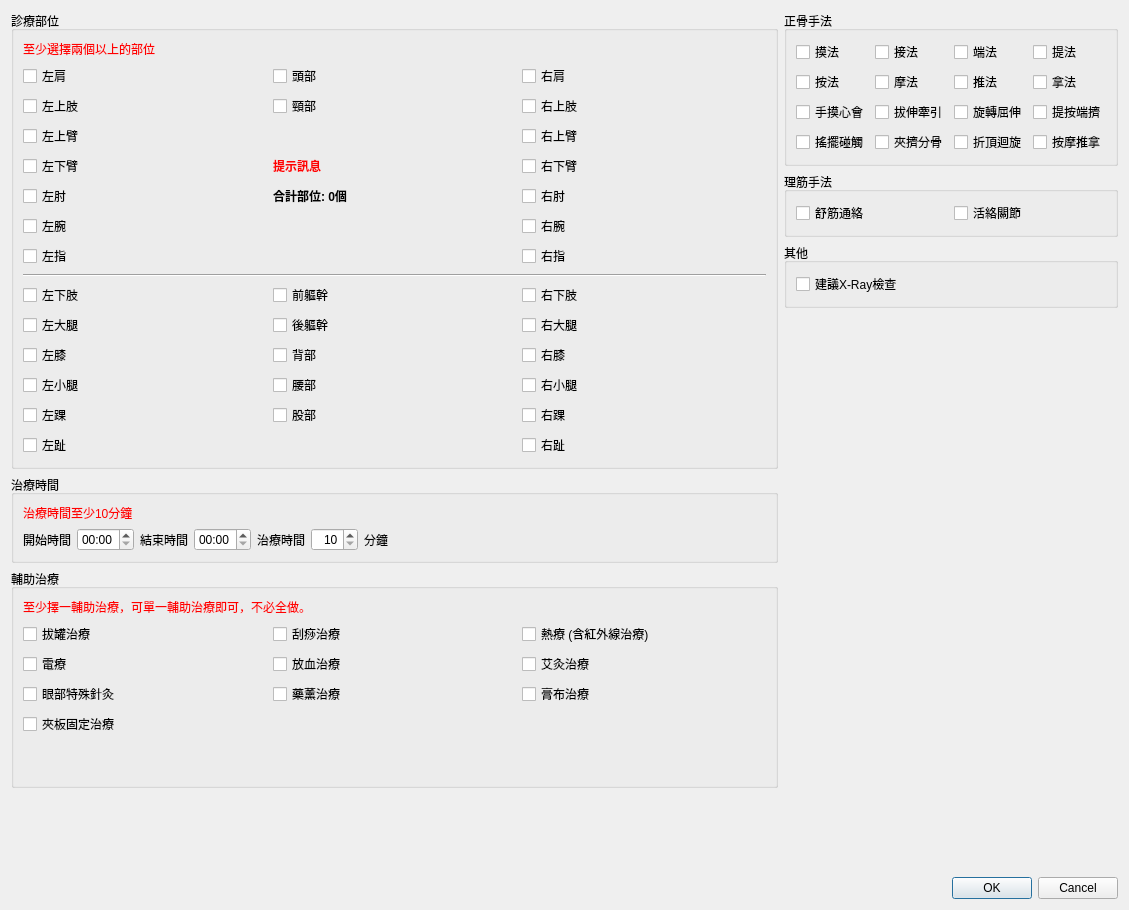
<?xml version="1.0" encoding="UTF-8"?>
<ui version="4.0">
 <class>Dialog_complicated_massage</class>
 <widget class="QDialog" name="Dialog_complicated_massage">
  <property name="windowModality">
   <enum>Qt::NonModal</enum>
  </property>
  <property name="geometry">
   <rect>
    <x>0</x>
    <y>0</y>
    <width>1129</width>
    <height>910</height>
   </rect>
  </property>
  <property name="sizePolicy">
   <sizepolicy hsizetype="Preferred" vsizetype="Preferred">
    <horstretch>0</horstretch>
    <verstretch>0</verstretch>
   </sizepolicy>
  </property>
  <property name="windowTitle">
   <string>複雜性傷科治療</string>
  </property>
  <layout class="QVBoxLayout" name="verticalLayout">
   <item>
    <layout class="QHBoxLayout" name="horizontalLayout">
     <item>
      <layout class="QVBoxLayout" name="verticalLayout_2">
       <item>
        <widget class="QGroupBox" name="groupBox_9">
         <property name="title">
          <string>診療部位</string>
         </property>
         <property name="flat">
          <bool>true</bool>
         </property>
         <layout class="QGridLayout" name="gridLayout_5">
          <item row="4" column="1">
           <widget class="QCheckBox" name="checkBox_c2">
            <property name="text">
             <string>頸部</string>
            </property>
           </widget>
          </item>
          <item row="11" column="0" colspan="3">
           <widget class="Line" name="line">
            <property name="orientation">
             <enum>Qt::Horizontal</enum>
            </property>
           </widget>
          </item>
          <item row="17" column="0">
           <widget class="QCheckBox" name="checkBox_lb5">
            <property name="text">
             <string>左踝</string>
            </property>
           </widget>
          </item>
          <item row="7" column="0">
           <widget class="QCheckBox" name="checkBox_lu5">
            <property name="text">
             <string>左肘</string>
            </property>
           </widget>
          </item>
          <item row="4" column="2">
           <widget class="QCheckBox" name="checkBox_ru2">
            <property name="text">
             <string>右上肢</string>
            </property>
           </widget>
          </item>
          <item row="16" column="2">
           <widget class="QCheckBox" name="checkBox_rb4">
            <property name="text">
             <string>右小腿</string>
            </property>
           </widget>
          </item>
          <item row="17" column="2">
           <widget class="QCheckBox" name="checkBox_rb5">
            <property name="text">
             <string>右踝</string>
            </property>
           </widget>
          </item>
          <item row="4" column="0">
           <widget class="QCheckBox" name="checkBox_lu2">
            <property name="text">
             <string>左上肢</string>
            </property>
           </widget>
          </item>
          <item row="5" column="0">
           <widget class="QCheckBox" name="checkBox_lu3">
            <property name="text">
             <string>左上臂</string>
            </property>
           </widget>
          </item>
          <item row="7" column="2">
           <widget class="QCheckBox" name="checkBox_ru5">
            <property name="text">
             <string>右肘</string>
            </property>
           </widget>
          </item>
          <item row="16" column="0">
           <widget class="QCheckBox" name="checkBox_lb4">
            <property name="text">
             <string>左小腿</string>
            </property>
           </widget>
          </item>
          <item row="10" column="2">
           <widget class="QCheckBox" name="checkBox_ru7">
            <property name="text">
             <string>右指</string>
            </property>
           </widget>
          </item>
          <item row="10" column="0">
           <widget class="QCheckBox" name="checkBox_lu7">
            <property name="text">
             <string>左指</string>
            </property>
           </widget>
          </item>
          <item row="12" column="0">
           <widget class="QCheckBox" name="checkBox_lb1">
            <property name="text">
             <string>左下肢</string>
            </property>
           </widget>
          </item>
          <item row="9" column="0">
           <widget class="QCheckBox" name="checkBox_lu6">
            <property name="text">
             <string>左腕</string>
            </property>
           </widget>
          </item>
          <item row="5" column="2">
           <widget class="QCheckBox" name="checkBox_ru3">
            <property name="text">
             <string>右上臂</string>
            </property>
           </widget>
          </item>
          <item row="14" column="0">
           <widget class="QCheckBox" name="checkBox_lb2">
            <property name="text">
             <string>左大腿</string>
            </property>
           </widget>
          </item>
          <item row="9" column="2">
           <widget class="QCheckBox" name="checkBox_ru6">
            <property name="text">
             <string>右腕</string>
            </property>
           </widget>
          </item>
          <item row="14" column="2">
           <widget class="QCheckBox" name="checkBox_rb2">
            <property name="text">
             <string>右大腿</string>
            </property>
           </widget>
          </item>
          <item row="3" column="2">
           <widget class="QCheckBox" name="checkBox_ru1">
            <property name="text">
             <string>右肩</string>
            </property>
           </widget>
          </item>
          <item row="15" column="0">
           <widget class="QCheckBox" name="checkBox_lb3">
            <property name="text">
             <string>左膝</string>
            </property>
           </widget>
          </item>
          <item row="3" column="0">
           <widget class="QCheckBox" name="checkBox_lu1">
            <property name="text">
             <string>左肩</string>
            </property>
           </widget>
          </item>
          <item row="3" column="1">
           <widget class="QCheckBox" name="checkBox_c1">
            <property name="text">
             <string>頭部</string>
            </property>
           </widget>
          </item>
          <item row="6" column="2">
           <widget class="QCheckBox" name="checkBox_ru4">
            <property name="text">
             <string>右下臂</string>
            </property>
           </widget>
          </item>
          <item row="18" column="2">
           <widget class="QCheckBox" name="checkBox_rb6">
            <property name="text">
             <string>右趾</string>
            </property>
           </widget>
          </item>
          <item row="6" column="0">
           <widget class="QCheckBox" name="checkBox_lu4">
            <property name="text">
             <string>左下臂</string>
            </property>
           </widget>
          </item>
          <item row="18" column="0">
           <widget class="QCheckBox" name="checkBox_lb6">
            <property name="text">
             <string>左趾</string>
            </property>
           </widget>
          </item>
          <item row="15" column="2">
           <widget class="QCheckBox" name="checkBox_rb3">
            <property name="text">
             <string>右膝</string>
            </property>
           </widget>
          </item>
          <item row="12" column="2">
           <widget class="QCheckBox" name="checkBox_rb1">
            <property name="text">
             <string>右下肢</string>
            </property>
           </widget>
          </item>
          <item row="2" column="0">
           <widget class="QLabel" name="label_cure_2">
            <property name="styleSheet">
             <string notr="true">color:red</string>
            </property>
            <property name="text">
             <string>至少選擇兩個以上的部位</string>
            </property>
           </widget>
          </item>
          <item row="12" column="1">
           <widget class="QCheckBox" name="checkBox_c3">
            <property name="text">
             <string>前軀幹</string>
            </property>
           </widget>
          </item>
          <item row="14" column="1">
           <widget class="QCheckBox" name="checkBox_c4">
            <property name="text">
             <string>後軀幹</string>
            </property>
           </widget>
          </item>
          <item row="15" column="1">
           <widget class="QCheckBox" name="checkBox_c5">
            <property name="text">
             <string>背部</string>
            </property>
           </widget>
          </item>
          <item row="16" column="1">
           <widget class="QCheckBox" name="checkBox_c6">
            <property name="text">
             <string>腰部</string>
            </property>
           </widget>
          </item>
          <item row="17" column="1">
           <widget class="QCheckBox" name="checkBox_c7">
            <property name="text">
             <string>股部</string>
            </property>
           </widget>
          </item>
          <item row="6" column="1">
           <widget class="QLabel" name="label_message">
            <property name="styleSheet">
             <string notr="true">color: red; font-weight: bold</string>
            </property>
            <property name="text">
             <string>提示訊息</string>
            </property>
           </widget>
          </item>
          <item row="7" column="1">
           <widget class="QLabel" name="label_position_count">
            <property name="font">
             <font>
              <weight>75</weight>
              <bold>true</bold>
             </font>
            </property>
            <property name="text">
             <string>合計部位: 0個</string>
            </property>
           </widget>
          </item>
         </layout>
        </widget>
       </item>
       <item>
        <widget class="QGroupBox" name="groupBox_3">
         <property name="title">
          <string>治療時間</string>
         </property>
         <property name="flat">
          <bool>true</bool>
         </property>
         <layout class="QGridLayout" name="gridLayout_3">
          <item row="0" column="0" colspan="8">
           <widget class="QLabel" name="label_treat_time">
            <property name="styleSheet">
             <string notr="true">color:red</string>
            </property>
            <property name="text">
             <string>治療時間至少10分鐘</string>
            </property>
           </widget>
          </item>
          <item row="1" column="5">
           <widget class="QSpinBox" name="spinBox_time">
            <property name="alignment">
             <set>Qt::AlignRight|Qt::AlignTrailing|Qt::AlignVCenter</set>
            </property>
            <property name="minimum">
             <number>10</number>
            </property>
            <property name="maximum">
             <number>120</number>
            </property>
            <property name="singleStep">
             <number>10</number>
            </property>
            <property name="value">
             <number>10</number>
            </property>
           </widget>
          </item>
          <item row="1" column="2">
           <widget class="QLabel" name="label_4">
            <property name="text">
             <string>結束時間</string>
            </property>
           </widget>
          </item>
          <item row="1" column="3">
           <widget class="QTimeEdit" name="timeEdit_end_time">
            <property name="currentSection">
             <enum>QDateTimeEdit::HourSection</enum>
            </property>
            <property name="displayFormat">
             <string>hh:mm</string>
            </property>
           </widget>
          </item>
          <item row="1" column="1">
           <widget class="QTimeEdit" name="timeEdit_start_time">
            <property name="currentSection">
             <enum>QDateTimeEdit::HourSection</enum>
            </property>
            <property name="displayFormat">
             <string>hh:mm</string>
            </property>
           </widget>
          </item>
          <item row="1" column="7">
           <spacer name="horizontalSpacer">
            <property name="orientation">
             <enum>Qt::Horizontal</enum>
            </property>
            <property name="sizeHint" stdset="0">
             <size>
              <width>40</width>
              <height>20</height>
             </size>
            </property>
           </spacer>
          </item>
          <item row="1" column="0">
           <widget class="QLabel" name="label_3">
            <property name="text">
             <string>開始時間</string>
            </property>
           </widget>
          </item>
          <item row="1" column="4">
           <widget class="QLabel" name="label_2">
            <property name="text">
             <string>治療時間</string>
            </property>
           </widget>
          </item>
          <item row="1" column="6">
           <widget class="QLabel" name="label">
            <property name="text">
             <string>分鐘</string>
            </property>
           </widget>
          </item>
         </layout>
        </widget>
       </item>
       <item>
        <widget class="QGroupBox" name="groupBox_4">
         <property name="title">
          <string>輔助治療</string>
         </property>
         <property name="flat">
          <bool>true</bool>
         </property>
         <layout class="QGridLayout" name="gridLayout">
          <item row="5" column="0">
           <spacer name="verticalSpacer_2">
            <property name="orientation">
             <enum>Qt::Vertical</enum>
            </property>
            <property name="sizeHint" stdset="0">
             <size>
              <width>20</width>
              <height>40</height>
             </size>
            </property>
           </spacer>
          </item>
          <item row="1" column="1">
           <widget class="QCheckBox" name="checkBox_2">
            <property name="text">
             <string>刮痧治療</string>
            </property>
           </widget>
          </item>
          <item row="2" column="2">
           <widget class="QCheckBox" name="checkBox_6">
            <property name="text">
             <string>艾灸治療</string>
            </property>
           </widget>
          </item>
          <item row="2" column="0">
           <widget class="QCheckBox" name="checkBox_4">
            <property name="text">
             <string>電療</string>
            </property>
           </widget>
          </item>
          <item row="2" column="1">
           <widget class="QCheckBox" name="checkBox_5">
            <property name="text">
             <string>放血治療</string>
            </property>
           </widget>
          </item>
          <item row="3" column="2">
           <widget class="QCheckBox" name="checkBox_9">
            <property name="text">
             <string>膏布治療</string>
            </property>
           </widget>
          </item>
          <item row="0" column="0" colspan="3">
           <widget class="QLabel" name="label_cure">
            <property name="styleSheet">
             <string notr="true">color:red</string>
            </property>
            <property name="text">
             <string>至少擇一輔助治療，可單一輔助治療即可，不必全做。</string>
            </property>
           </widget>
          </item>
          <item row="1" column="2">
           <widget class="QCheckBox" name="checkBox_3">
            <property name="text">
             <string>熱療 (含紅外線治療)</string>
            </property>
           </widget>
          </item>
          <item row="3" column="0">
           <widget class="QCheckBox" name="checkBox_7">
            <property name="text">
             <string>眼部特殊針灸</string>
            </property>
           </widget>
          </item>
          <item row="1" column="0">
           <widget class="QCheckBox" name="checkBox_1">
            <property name="text">
             <string>拔罐治療</string>
            </property>
           </widget>
          </item>
          <item row="3" column="1">
           <widget class="QCheckBox" name="checkBox_8">
            <property name="text">
             <string>藥薰治療</string>
            </property>
           </widget>
          </item>
          <item row="4" column="0">
           <widget class="QCheckBox" name="checkBox_10">
            <property name="text">
             <string>夾板固定治療</string>
            </property>
           </widget>
          </item>
         </layout>
        </widget>
       </item>
       <item>
        <spacer name="verticalSpacer">
         <property name="orientation">
          <enum>Qt::Vertical</enum>
         </property>
         <property name="sizeHint" stdset="0">
          <size>
           <width>20</width>
           <height>40</height>
          </size>
         </property>
        </spacer>
       </item>
      </layout>
     </item>
     <item>
      <layout class="QVBoxLayout" name="verticalLayout_3">
       <item>
        <widget class="QGroupBox" name="groupBox_6">
         <property name="title">
          <string>正骨手法</string>
         </property>
         <property name="flat">
          <bool>true</bool>
         </property>
         <layout class="QGridLayout" name="gridLayout_4">
          <item row="0" column="1">
           <widget class="QCheckBox" name="checkBox_item2">
            <property name="text">
             <string>接法</string>
            </property>
           </widget>
          </item>
          <item row="2" column="0">
           <widget class="QCheckBox" name="checkBox_item9">
            <property name="text">
             <string>手摸心會</string>
            </property>
           </widget>
          </item>
          <item row="0" column="2">
           <widget class="QCheckBox" name="checkBox_item3">
            <property name="text">
             <string>端法</string>
            </property>
           </widget>
          </item>
          <item row="0" column="3">
           <widget class="QCheckBox" name="checkBox_item4">
            <property name="text">
             <string>提法</string>
            </property>
           </widget>
          </item>
          <item row="3" column="0">
           <widget class="QCheckBox" name="checkBox_item13">
            <property name="text">
             <string>搖擺碰觸</string>
            </property>
           </widget>
          </item>
          <item row="0" column="0">
           <widget class="QCheckBox" name="checkBox_item1">
            <property name="text">
             <string>摸法</string>
            </property>
           </widget>
          </item>
          <item row="1" column="0">
           <widget class="QCheckBox" name="checkBox_item5">
            <property name="text">
             <string>按法</string>
            </property>
           </widget>
          </item>
          <item row="1" column="1">
           <widget class="QCheckBox" name="checkBox_item6">
            <property name="text">
             <string>摩法</string>
            </property>
           </widget>
          </item>
          <item row="1" column="2">
           <widget class="QCheckBox" name="checkBox_item7">
            <property name="text">
             <string>推法</string>
            </property>
           </widget>
          </item>
          <item row="1" column="3">
           <widget class="QCheckBox" name="checkBox_item8">
            <property name="text">
             <string>拿法</string>
            </property>
           </widget>
          </item>
          <item row="2" column="1">
           <widget class="QCheckBox" name="checkBox_item10">
            <property name="text">
             <string>拔伸牽引</string>
            </property>
           </widget>
          </item>
          <item row="3" column="1">
           <widget class="QCheckBox" name="checkBox_item14">
            <property name="text">
             <string>夾擠分骨</string>
            </property>
           </widget>
          </item>
          <item row="2" column="2">
           <widget class="QCheckBox" name="checkBox_item11">
            <property name="text">
             <string>旋轉屈伸</string>
            </property>
           </widget>
          </item>
          <item row="3" column="2">
           <widget class="QCheckBox" name="checkBox_item15">
            <property name="text">
             <string>折頂迴旋</string>
            </property>
           </widget>
          </item>
          <item row="2" column="3">
           <widget class="QCheckBox" name="checkBox_item12">
            <property name="text">
             <string>提按端擠</string>
            </property>
           </widget>
          </item>
          <item row="3" column="3">
           <widget class="QCheckBox" name="checkBox_item16">
            <property name="text">
             <string>按摩推拿</string>
            </property>
           </widget>
          </item>
         </layout>
        </widget>
       </item>
       <item>
        <widget class="QGroupBox" name="groupBox_7">
         <property name="title">
          <string>理筋手法</string>
         </property>
         <property name="flat">
          <bool>true</bool>
         </property>
         <layout class="QGridLayout" name="gridLayout_6">
          <item row="0" column="0">
           <widget class="QCheckBox" name="checkBox_item17">
            <property name="text">
             <string>舒筋通絡</string>
            </property>
           </widget>
          </item>
          <item row="0" column="1">
           <widget class="QCheckBox" name="checkBox_item18">
            <property name="text">
             <string>活絡關節</string>
            </property>
           </widget>
          </item>
         </layout>
        </widget>
       </item>
       <item>
        <widget class="QGroupBox" name="groupBox_8">
         <property name="title">
          <string>其他</string>
         </property>
         <property name="flat">
          <bool>true</bool>
         </property>
         <layout class="QGridLayout" name="gridLayout_7">
          <item row="0" column="0">
           <widget class="QCheckBox" name="checkBox_item19">
            <property name="text">
             <string>建議X-Ray檢查</string>
            </property>
           </widget>
          </item>
         </layout>
        </widget>
       </item>
       <item>
        <spacer name="verticalSpacer_3">
         <property name="orientation">
          <enum>Qt::Vertical</enum>
         </property>
         <property name="sizeHint" stdset="0">
          <size>
           <width>20</width>
           <height>40</height>
          </size>
         </property>
        </spacer>
       </item>
      </layout>
     </item>
    </layout>
   </item>
   <item>
    <widget class="QDialogButtonBox" name="buttonBox">
     <property name="orientation">
      <enum>Qt::Horizontal</enum>
     </property>
     <property name="standardButtons">
      <set>QDialogButtonBox::Cancel|QDialogButtonBox::Ok</set>
     </property>
     <property name="centerButtons">
      <bool>false</bool>
     </property>
    </widget>
   </item>
  </layout>
 </widget>
 <tabstops>
  <tabstop>timeEdit_start_time</tabstop>
  <tabstop>timeEdit_end_time</tabstop>
  <tabstop>checkBox_item1</tabstop>
  <tabstop>checkBox_item2</tabstop>
  <tabstop>checkBox_item3</tabstop>
  <tabstop>checkBox_item4</tabstop>
  <tabstop>checkBox_item9</tabstop>
  <tabstop>checkBox_item13</tabstop>
  <tabstop>checkBox_item17</tabstop>
  <tabstop>checkBox_item18</tabstop>
  <tabstop>checkBox_item19</tabstop>
 </tabstops>
 <resources/>
 <connections>
  <connection>
   <sender>buttonBox</sender>
   <signal>accepted()</signal>
   <receiver>Dialog_complicated_massage</receiver>
   <slot>accept()</slot>
   <hints>
    <hint type="sourcelabel">
     <x>248</x>
     <y>254</y>
    </hint>
    <hint type="destinationlabel">
     <x>157</x>
     <y>274</y>
    </hint>
   </hints>
  </connection>
  <connection>
   <sender>buttonBox</sender>
   <signal>rejected()</signal>
   <receiver>Dialog_complicated_massage</receiver>
   <slot>reject()</slot>
   <hints>
    <hint type="sourcelabel">
     <x>316</x>
     <y>260</y>
    </hint>
    <hint type="destinationlabel">
     <x>286</x>
     <y>274</y>
    </hint>
   </hints>
  </connection>
 </connections>
</ui>
